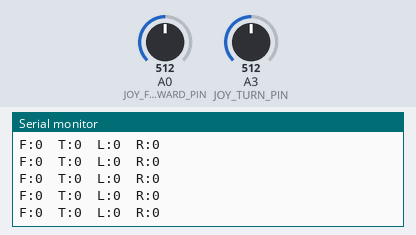
Bench run of a sketch on a simulated Arduino Uno, built with avr-gcc and run on an emulated ATmega328P. On the bench: the last lines printed to the serial monitor. Inputs (shaded band) come from the test bench; at power-on: A0 (JOY_FORWARD_PIN) = 512, A3 (JOY_TURN_PIN) = 512.

Above: at 5.7 s.
5.8 s: A0 (JOY_FORWARD_PIN) set to 114
At 5.84 s:
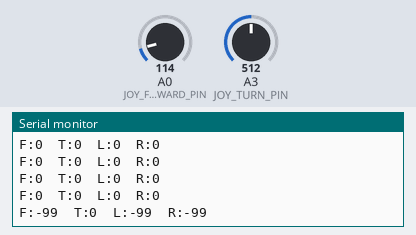
7.3 s: A0 (JOY_FORWARD_PIN) set to 97
At 7.35 s:
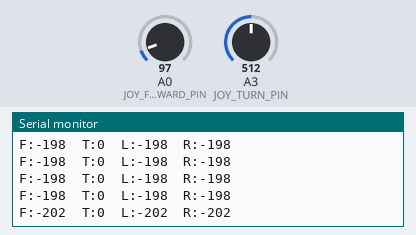
Timing chart, 0 to 10.3 s (numbered marks = the images above; inputs shaded):
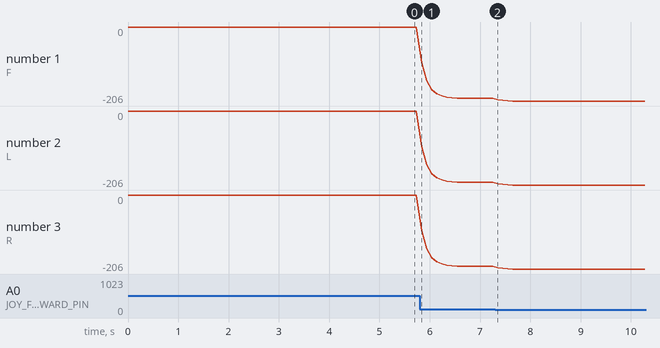

Measured:
- after the input at 5.8 s, the serial monitor: prints a new line at once (image 1)
- after the input at 7.3 s, the serial monitor: prints a new line after 0.05 s (image 2)
- plotted number 1: 0 → -198 after the input at 5.8 s, -198 → -206 after the input at 7.3 s
- plotted number 2: 0 → -198 after the input at 5.8 s, -198 → -206 after the input at 7.3 s
- plotted number 3: 0 → -198 after the input at 5.8 s, -198 → -206 after the input at 7.3 s

The sketch:

ControllerFirmware2.ino
```cpp
#define JOY_FORWARD_PIN A0
#define JOY_TURN_PIN A3

const int JOY_CENTER = 512;
const int DEADZONE = 50;
const int MAX_SPEED = 255;

int forwardPrev = 0;
int turnPrev = 0;

struct ControlPacket {
  int forward;      // f
  int turn;         // t
  int leftMotor;    // l
  int rightMotor;   // r
};

ControlPacket packet;

void setup() {
  Serial.begin(9600);
}

void loop() {
  // put your main code here, to run repeatedly:

  int rawForward = analogRead(JOY_FORWARD_PIN);
  int forwardRawCentered = rawForward - JOY_CENTER;


  if (abs(forwardRawCentered) < DEADZONE) {
    forwardRawCentered = 0;
  }

  int forward = forwardRawCentered / 2;

  int rawTurn = analogRead(JOY_TURN_PIN);
  int turnRawCentered = rawTurn - JOY_CENTER;


  if (abs(turnRawCentered) < DEADZONE) {
    turnRawCentered = 0;
  }

  int turn = turnRawCentered / 2;

  forward = (forwardPrev + forward) / 2;
  turn    = (turnPrev + turn) / 2;

  forwardPrev = forward;
  turnPrev    = turn;

  int leftMotor  = forward + turn;
  int rightMotor = forward - turn;

  leftMotor  = constrain(leftMotor,  -MAX_SPEED, MAX_SPEED);
  rightMotor = constrain(rightMotor, -MAX_SPEED, MAX_SPEED);

  packet.forward   = forward;
  packet.turn      = turn;
  packet.leftMotor = leftMotor;
  packet.rightMotor= rightMotor;

  Serial.print("F:");
  Serial.print(packet.forward);
  Serial.print("  T:");
  Serial.print(packet.turn);
  Serial.print("  L:");
  Serial.print(packet.leftMotor);
  Serial.print("  R:");
  Serial.println(packet.rightMotor);

  delay(100);

}
```
